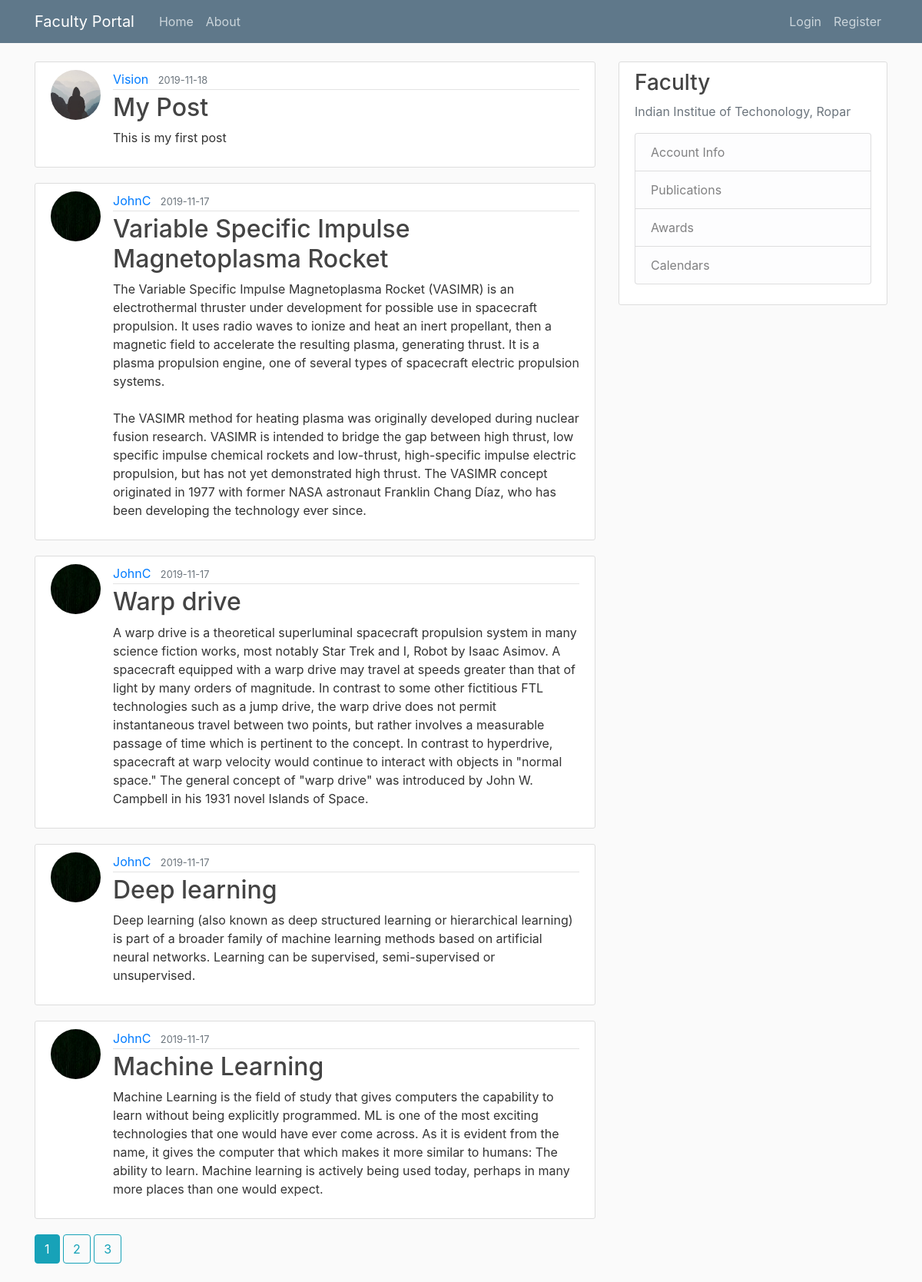
Page /home on the earlier database version.
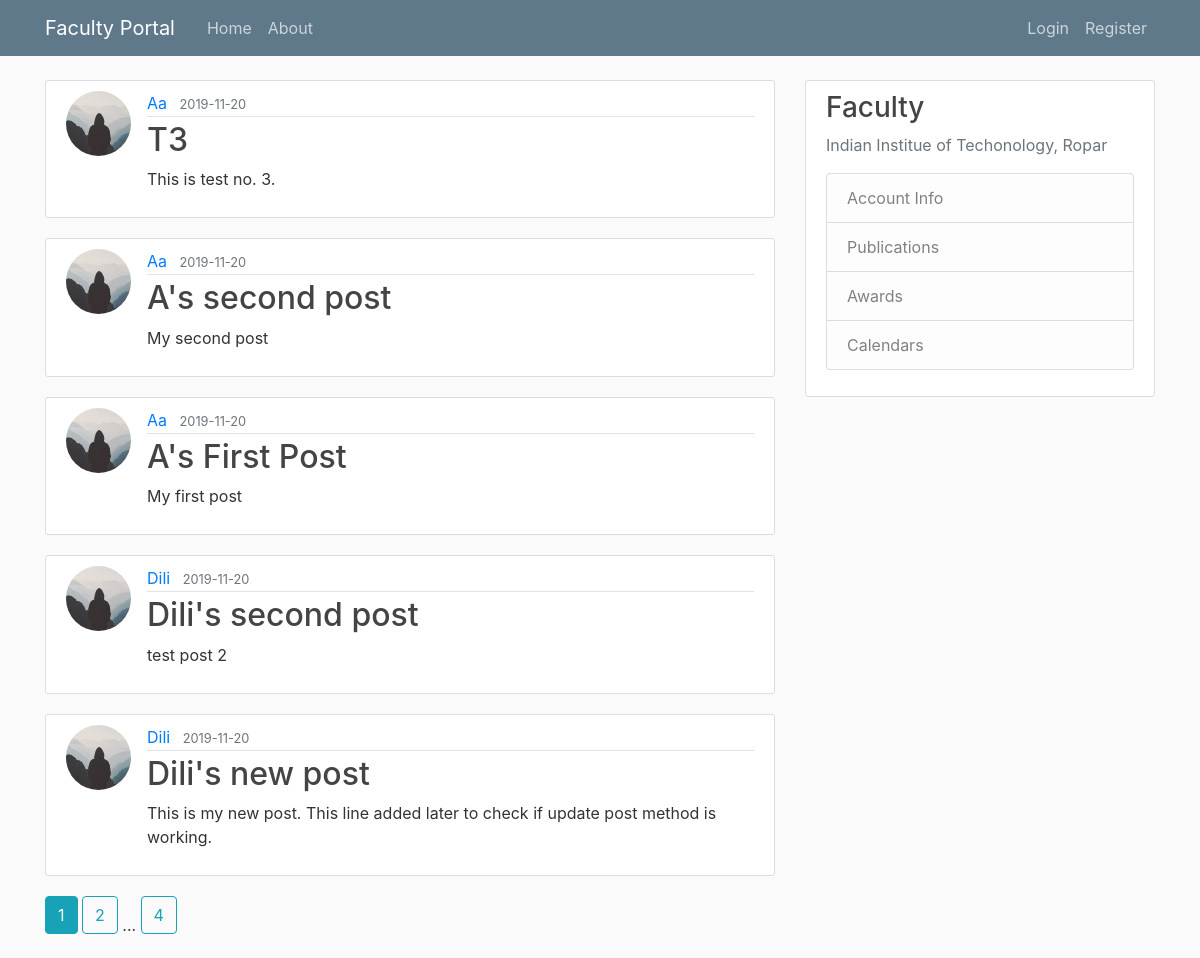
Same page on the later database version.
### facultyportal/models.py (models this page shows, shortened)
class Post(db.Model):
    id = db.Column(db.Integer, primary_key=True)
    title = db.Column(db.String(100), nullable=False)
    date_posted = db.Column(db.DateTime, nullable=False, default=datetime.utcnow)
    content = db.Column(db.Text, nullable=False)
    user_id= db.Column(db.Integer, db.ForeignKey('user.id'), nullable=False)

class User(db.Model, UserMixin):
    id = db.Column(db.Integer, primary_key=True)
    username = db.Column(db.String(20), unique=True, nullable=False)
    email = db.Column(db.String(120), unique=True, nullable=False)
    image_file = db.Column(db.String(20), nullable=False, default='default.jpg')
    password = db.Column(db.String(60), nullable=False)
    posts = db.relationship('Post', backref='author', lazy=True)

### facultyportal/main/routes.py (the view)
@main.route("/")
@main.route("/home")
def home():
    page = request.args.get('page', 1, type=int)
    posts = Post.query.order_by(Post.date_posted.desc()).paginate(page=page, per_page=5)
    return render_template("home.html", posts=posts)

### facultyportal/templates/home.html
{% extends "layout.html" %}
{% block content %}
{% for post in posts.items %}
<article class="media content-section">
    <img class="rounded-circle article-img" src="{{ url_for('static', filename='profile_pics/' + post.author.image_file) }}">
    <div class="media-body">
        <div class="article-metadata">
            <a class="mr-2" href="{{ url_for('users.user_posts', username=post.author.username) }}">{{ post.author.username }}</a>
            <small class="text-muted">{{ post.date_posted.strftime('%Y-%m-%d') }}</small>
        </div>
        <h2><a class="article-title" href="#">{{ post.title }}</a></h2>
        <p class="article-content">{{ post.content }}</p>
    </div>
</article>
{% endfor %}
{% for page_num in posts.iter_pages(left_edge=1, right_edge=1, left_current=1, right_current=2) %}
    {% if page_num %}
        {% if posts.page == page_num %}
            <a class="btn btn-info mb-4" href="{{ url_for('main.home', page=page_num) }}"> {{ page_num }} </a>
        {% else %}
        <a class="btn btn-outline-info mb-4" href="{{ url_for('main.home', page=page_num) }}"> {{ page_num }} </a>
        {% endif %}
    {% else %}
        ...
    {% endif %}
{% endfor %}
{% endblock content %}

Differences in the rows shown:
no longer on this page (row unchanged): Post: image_file (placeholder picture), author.username "Vision", date_posted "2019-11-18", title "My Post", content "This is my first post"
no longer on this page (row edited): Post: image_file (picture), author.username "JohnC", date_posted "2019-11-17", title "Variable Specific Impulse Magnetoplasma Rocket", content "The Variable Specific Impulse Magnetoplasma Rocket (VASIMR) is an electrothermal thruster under development for possible use in spacecraft propulsion. It uses radio waves to ionize and heat an inert propellant, then a magnetic field to accelerate the resulting plasma, generating thrust. It is a plasma propulsion engine, one of several types of spacecraft electric propulsion systems. The VASIMR method for heating plasma was originally developed during nuclear fusion research. VASIMR is intended to bridge the gap between high thrust, low specific impulse chemical rockets and low-thrust, high-specific impulse electric propulsion, but has not yet demonstrated high thrust. The VASIMR concept…"
no longer on this page (row unchanged): Post: image_file (picture), author.username "JohnC", date_posted "2019-11-17", title "Warp drive", content "A warp drive is a theoretical superluminal spacecraft propulsion system in many science fiction works, most notably Star Trek and I, Robot by Isaac Asimov. A spacecraft equipped with a warp drive may travel at speeds greater than that of light by many orders of magnitude. In contrast to some other fictitious FTL technologies such as a jump drive, the warp drive does not permit instantaneous travel between two points, but rather involves a measurable passage of time which is pertinent to the concept. In contrast to hyperdrive, spacecraft at warp velocity would continue to interact with objects in \"normal space.\" The general concept of \"warp drive\" was introduced by John W. Campbell in his…"
no longer on this page (row unchanged): Post: image_file (picture), author.username "JohnC", date_posted "2019-11-17", title "Deep learning", content "Deep learning (also known as deep structured learning or hierarchical learning) is part of a broader family of machine learning methods based on artificial neural networks. Learning can be supervised, semi-supervised or unsupervised."
no longer on this page (row unchanged): Post: image_file (picture), author.username "JohnC", date_posted "2019-11-17", title "Machine Learning", content "Machine Learning is the field of study that gives computers the capability to learn without being explicitly programmed. ML is one of the most exciting technologies that one would have ever come across. As it is evident from the name, it gives the computer that which makes it more similar to humans: The ability to learn. Machine learning is actively being used today, perhaps in many more places than one would expect."
added Post: image_file (placeholder picture), author.username "Aa", date_posted "2019-11-20", title "T3", content "This is test no. 3."
added Post: image_file (placeholder picture), author.username "Aa", date_posted "2019-11-20", title "A's second post", content "My second post"
added Post: image_file (placeholder picture), author.username "Aa", date_posted "2019-11-20", title "A's First Post", content "My first post"
added Post: image_file (placeholder picture), author.username "Dili", date_posted "2019-11-20", title "Dili's second post", content "test post 2"
added Post: image_file (placeholder picture), author.username "Dili", date_posted "2019-11-20", title "Dili's new post", content "This is my new post. This line added later to check if update post method is working."
Other differences:
new list line: "4"
list line gone: "3"
